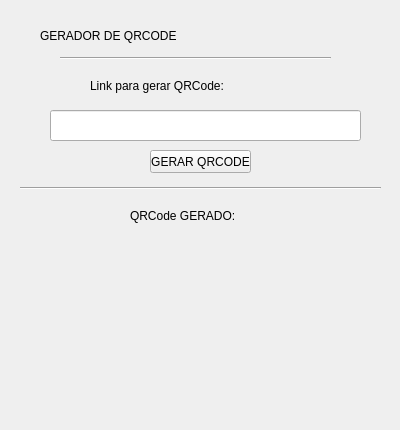
<?xml version="1.0" encoding="UTF-8"?>
<ui version="4.0">
 <class>Form</class>
 <widget class="QWidget" name="Form">
  <property name="geometry">
   <rect>
    <x>0</x>
    <y>0</y>
    <width>400</width>
    <height>430</height>
   </rect>
  </property>
  <property name="windowTitle">
   <string>Form</string>
  </property>
  <widget class="QLabel" name="label">
   <property name="geometry">
    <rect>
     <x>40</x>
     <y>10</y>
     <width>331</width>
     <height>51</height>
    </rect>
   </property>
   <property name="minimumSize">
    <size>
     <width>0</width>
     <height>51</height>
    </size>
   </property>
   <property name="maximumSize">
    <size>
     <width>16777215</width>
     <height>51</height>
    </size>
   </property>
   <property name="styleSheet">
    <string notr="true">font: 75 24pt &quot;Monospac821 BT&quot;;
font: 87 18pt &quot;Arial Black&quot;;</string>
   </property>
   <property name="text">
    <string>GERADOR DE QRCODE</string>
   </property>
  </widget>
  <widget class="Line" name="line">
   <property name="geometry">
    <rect>
     <x>60</x>
     <y>50</y>
     <width>271</width>
     <height>16</height>
    </rect>
   </property>
   <property name="orientation">
    <enum>Qt::Horizontal</enum>
   </property>
  </widget>
  <widget class="QPushButton" name="pushButton">
   <property name="geometry">
    <rect>
     <x>150</x>
     <y>150</y>
     <width>101</width>
     <height>23</height>
    </rect>
   </property>
   <property name="text">
    <string>GERAR QRCODE</string>
   </property>
  </widget>
  <widget class="QLabel" name="label_2">
   <property name="geometry">
    <rect>
     <x>90</x>
     <y>70</y>
     <width>211</width>
     <height>31</height>
    </rect>
   </property>
   <property name="styleSheet">
    <string notr="true">font: 75 14pt &quot;MS Shell Dlg 2&quot;;</string>
   </property>
   <property name="text">
    <string>Link para gerar QRCode:</string>
   </property>
  </widget>
  <widget class="QLineEdit" name="lineEdit">
   <property name="geometry">
    <rect>
     <x>50</x>
     <y>110</y>
     <width>311</width>
     <height>31</height>
    </rect>
   </property>
  </widget>
  <widget class="Line" name="line_2">
   <property name="geometry">
    <rect>
     <x>20</x>
     <y>180</y>
     <width>361</width>
     <height>16</height>
    </rect>
   </property>
   <property name="orientation">
    <enum>Qt::Horizontal</enum>
   </property>
  </widget>
  <widget class="QLabel" name="label_3">
   <property name="geometry">
    <rect>
     <x>130</x>
     <y>200</y>
     <width>161</width>
     <height>31</height>
    </rect>
   </property>
   <property name="styleSheet">
    <string notr="true">font: 75 14pt &quot;MS Shell Dlg 2&quot;;</string>
   </property>
   <property name="text">
    <string>QRCode GERADO:</string>
   </property>
  </widget>
 </widget>
 <resources/>
 <connections/>
</ui>
